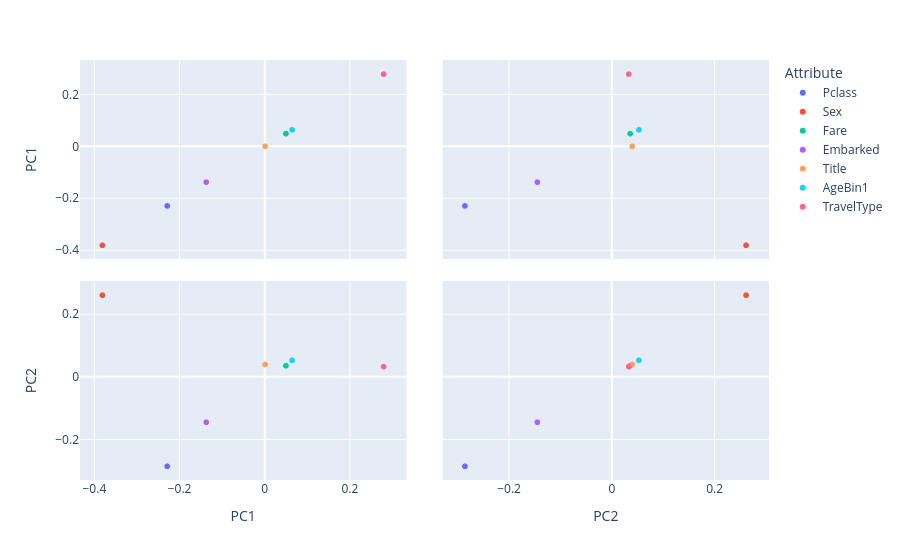

This figure's notebook cell:
### Code cell
#PC2 and PC4 illustrate Sex, TravelType, Fare, and AgeBin1 features cluster and positive quadrants.
fig = px.scatter_matrix(
    Loadings,
    dimensions=['PC1', 'PC2'],
    color="Attribute")
fig.show()

### Figure 1 — Plotly figure (JSON) as saved in the notebook; plotly's stock layout.template omitted (floating-point values rounded to 4 significant figures)
{"data": [{"dimensions": [{"axis": {"matches": true}, "label": "PC1", "values": [-0.2288]}, {"axis": {"matches": true}, "label": "PC2", "values": [-0.2856]}], "hovertemplate": "Attribute=Pclass<br>%{xaxis.title.text}=%{x}<br>%{yaxis.title.text}=%{y}<extra></extra>", "legendgroup": "Pclass", "marker": {"color": "#636efa", "symbol": "circle"}, "name": "Pclass", "showlegend": true, "type": "splom"}, {"dimensions": [{"axis": {"matches": true}, "label": "PC1", "values": [-0.3809]}, {"axis": {"matches": true}, "label": "PC2", "values": [0.2622]}], "hovertemplate": "Attribute=Sex<br>%{xaxis.title.text}=%{x}<br>%{yaxis.title.text}=%{y}<extra></extra>", "legendgroup": "Sex", "marker": {"color": "#EF553B", "symbol": "circle"}, "name": "Sex", "showlegend": true, "type": "splom"}, {"dimensions": [{"axis": {"matches": true}, "label": "PC1", "values": [0.05027]}, {"axis": {"matches": true}, "label": "PC2", "values": [0.03631]}], "hovertemplate": "Attribute=Fare<br>%{xaxis.title.text}=%{x}<br>%{yaxis.title.text}=%{y}<extra></extra>", "legendgroup": "Fare", "marker": {"color": "#00cc96", "symbol": "circle"}, "name": "Fare", "showlegend": true, "type": "splom"}, {"dimensions": [{"axis": {"matches": true}, "label": "PC1", "values": [-0.1369]}, {"axis": {"matches": true}, "label": "PC2", "values": [-0.1445]}], "hovertemplate": "Attribute=Embarked<br>%{xaxis.title.text}=%{x}<br>%{yaxis.title.text}=%{y}<extra></extra>", "legendgroup": "Embarked", "marker": {"color": "#ab63fa", "symbol": "circle"}, "name": "Embarked", "showlegend": true, "type": "splom"}, {"dimensions": [{"axis": {"matches": true}, "label": "PC1", "values": [0.001402]}, {"axis": {"matches": true}, "label": "PC2", "values": [0.04037]}], "hovertemplate": "Attribute=Title<br>%{xaxis.title.text}=%{x}<br>%{yaxis.title.text}=%{y}<extra></extra>", "legendgroup": "Title", "marker": {"color": "#FFA15A", "symbol": "circle"}, "name": "Title", "showlegend": true, "type": "splom"}, {"dimensions": [{"axis": {"matches": true}, "label": "PC1", "values": [0.06481]}, {"axis": {"matches": true}, "label": "PC2", "values": [0.05347]}], "hovertemplate": "Attribute=AgeBin1<br>%{xaxis.title.text}=%{x}<br>%{yaxis.title.text}=%{y}<extra></extra>", "legendgroup": "AgeBin1", "marker": {"color": "#19d3f3", "symbol": "circle"}, "name": "AgeBin1", "showlegend": true, "type": "splom"}, {"dimensions": [{"axis": {"matches": true}, "label": "PC1", "values": [0.2797]}, {"axis": {"matches": true}, "label": "PC2", "values": [0.03351]}], "hovertemplate": "Attribute=TravelType<br>%{xaxis.title.text}=%{x}<br>%{yaxis.title.text}=%{y}<extra></extra>", "legendgroup": "TravelType", "marker": {"color": "#FF6692", "symbol": "circle"}, "name": "TravelType", "showlegend": true, "type": "splom"}], "layout": {"dragmode": "select", "legend": {"title": {"text": "Attribute"}, "tracegroupgap": 0}, "margin": {"t": 60}}}
